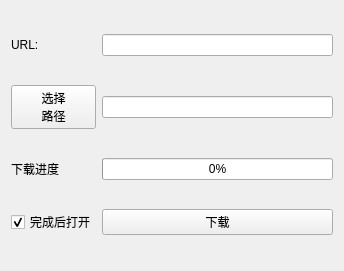
<?xml version="1.0" encoding="UTF-8"?>
<ui version="4.0">
 <class>DownloadView</class>
 <widget class="QWidget" name="DownloadView">
  <property name="geometry">
   <rect>
    <x>0</x>
    <y>0</y>
    <width>344</width>
    <height>271</height>
   </rect>
  </property>
  <property name="windowTitle">
   <string>Form</string>
  </property>
  <layout class="QGridLayout" name="gridLayout">
   <item row="0" column="0">
    <widget class="QLabel" name="label">
     <property name="text">
      <string>URL:</string>
     </property>
    </widget>
   </item>
   <item row="0" column="1">
    <widget class="QLineEdit" name="editURL">
     <property name="sizePolicy">
      <sizepolicy hsizetype="Expanding" vsizetype="Fixed">
       <horstretch>0</horstretch>
       <verstretch>0</verstretch>
      </sizepolicy>
     </property>
     <property name="text">
      <string/>
     </property>
     <property name="cursorPosition">
      <number>0</number>
     </property>
     <property name="clearButtonEnabled">
      <bool>true</bool>
     </property>
    </widget>
   </item>
   <item row="1" column="0">
    <widget class="QPushButton" name="btnDefaultPath">
     <property name="text">
      <string>选择
路径</string>
     </property>
    </widget>
   </item>
   <item row="1" column="1">
    <widget class="QLineEdit" name="editPath">
     <property name="sizePolicy">
      <sizepolicy hsizetype="Expanding" vsizetype="Fixed">
       <horstretch>0</horstretch>
       <verstretch>0</verstretch>
      </sizepolicy>
     </property>
    </widget>
   </item>
   <item row="2" column="0">
    <widget class="QLabel" name="label2">
     <property name="text">
      <string>下载进度</string>
     </property>
    </widget>
   </item>
   <item row="2" column="1">
    <widget class="QProgressBar" name="progressBar">
     <property name="sizePolicy">
      <sizepolicy hsizetype="Expanding" vsizetype="Fixed">
       <horstretch>0</horstretch>
       <verstretch>0</verstretch>
      </sizepolicy>
     </property>
     <property name="value">
      <number>0</number>
     </property>
    </widget>
   </item>
   <item row="3" column="0">
    <widget class="QCheckBox" name="chkBoxOpen">
     <property name="text">
      <string>完成后打开</string>
     </property>
     <property name="checked">
      <bool>true</bool>
     </property>
    </widget>
   </item>
   <item row="3" column="1">
    <widget class="QPushButton" name="btnDownload">
     <property name="maximumSize">
      <size>
       <width>10000</width>
       <height>16777215</height>
      </size>
     </property>
     <property name="text">
      <string>下载</string>
     </property>
    </widget>
   </item>
  </layout>
 </widget>
 <tabstops>
  <tabstop>editURL</tabstop>
  <tabstop>btnDefaultPath</tabstop>
  <tabstop>editPath</tabstop>
  <tabstop>chkBoxOpen</tabstop>
  <tabstop>btnDownload</tabstop>
 </tabstops>
 <resources/>
 <connections/>
</ui>
